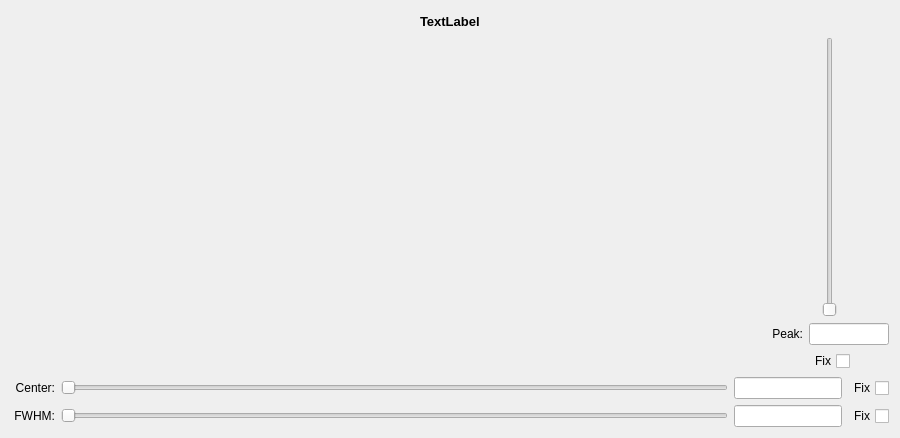
<?xml version="1.0" encoding="UTF-8"?>
<ui version="4.0">
 <class>GaussianEstimateWidgetClass</class>
 <widget class="QWidget" name="GaussianEstimateWidgetClass">
  <property name="geometry">
   <rect>
    <x>0</x>
    <y>0</y>
    <width>900</width>
    <height>438</height>
   </rect>
  </property>
  <property name="sizePolicy">
   <sizepolicy hsizetype="MinimumExpanding" vsizetype="MinimumExpanding">
    <horstretch>0</horstretch>
    <verstretch>0</verstretch>
   </sizepolicy>
  </property>
  <property name="minimumSize">
   <size>
    <width>900</width>
    <height>400</height>
   </size>
  </property>
  <property name="windowTitle">
   <string>GaussianEstimateWidget</string>
  </property>
  <layout class="QVBoxLayout" name="verticalLayout">
   <item>
    <layout class="QHBoxLayout" name="horizontalLayout_5">
     <item>
      <spacer name="horizontalSpacer_3">
       <property name="orientation">
        <enum>Qt::Horizontal</enum>
       </property>
       <property name="sizeHint" stdset="0">
        <size>
         <width>40</width>
         <height>20</height>
        </size>
       </property>
      </spacer>
     </item>
     <item>
      <widget class="QLabel" name="estimateLabel">
       <property name="font">
        <font>
         <pointsize>10</pointsize>
         <weight>75</weight>
         <bold>true</bold>
        </font>
       </property>
       <property name="text">
        <string>TextLabel</string>
       </property>
      </widget>
     </item>
     <item>
      <spacer name="horizontalSpacer_4">
       <property name="orientation">
        <enum>Qt::Horizontal</enum>
       </property>
       <property name="sizeHint" stdset="0">
        <size>
         <width>40</width>
         <height>20</height>
        </size>
       </property>
      </spacer>
     </item>
    </layout>
   </item>
   <item>
    <layout class="QHBoxLayout" name="horizontalLayout_4">
     <item>
      <widget class="QWidget" name="canvasHolder" native="true">
       <property name="sizePolicy">
        <sizepolicy hsizetype="Expanding" vsizetype="Expanding">
         <horstretch>0</horstretch>
         <verstretch>0</verstretch>
        </sizepolicy>
       </property>
       <property name="minimumSize">
        <size>
         <width>250</width>
         <height>250</height>
        </size>
       </property>
       <property name="palette">
        <palette>
         <active>
          <colorrole role="WindowText">
           <brush brushstyle="SolidPattern">
            <color alpha="255">
             <red>0</red>
             <green>0</green>
             <blue>0</blue>
            </color>
           </brush>
          </colorrole>
          <colorrole role="Button">
           <brush brushstyle="SolidPattern">
            <color alpha="255">
             <red>255</red>
             <green>170</green>
             <blue>127</blue>
            </color>
           </brush>
          </colorrole>
          <colorrole role="Light">
           <brush brushstyle="SolidPattern">
            <color alpha="255">
             <red>255</red>
             <green>255</green>
             <blue>255</blue>
            </color>
           </brush>
          </colorrole>
          <colorrole role="Midlight">
           <brush brushstyle="SolidPattern">
            <color alpha="255">
             <red>255</red>
             <green>212</green>
             <blue>191</blue>
            </color>
           </brush>
          </colorrole>
          <colorrole role="Dark">
           <brush brushstyle="SolidPattern">
            <color alpha="255">
             <red>127</red>
             <green>85</green>
             <blue>63</blue>
            </color>
           </brush>
          </colorrole>
          <colorrole role="Mid">
           <brush brushstyle="SolidPattern">
            <color alpha="255">
             <red>170</red>
             <green>113</green>
             <blue>84</blue>
            </color>
           </brush>
          </colorrole>
          <colorrole role="Text">
           <brush brushstyle="SolidPattern">
            <color alpha="255">
             <red>0</red>
             <green>0</green>
             <blue>0</blue>
            </color>
           </brush>
          </colorrole>
          <colorrole role="BrightText">
           <brush brushstyle="SolidPattern">
            <color alpha="255">
             <red>255</red>
             <green>255</green>
             <blue>255</blue>
            </color>
           </brush>
          </colorrole>
          <colorrole role="ButtonText">
           <brush brushstyle="SolidPattern">
            <color alpha="255">
             <red>0</red>
             <green>0</green>
             <blue>0</blue>
            </color>
           </brush>
          </colorrole>
          <colorrole role="Base">
           <brush brushstyle="SolidPattern">
            <color alpha="255">
             <red>255</red>
             <green>255</green>
             <blue>255</blue>
            </color>
           </brush>
          </colorrole>
          <colorrole role="Window">
           <brush brushstyle="SolidPattern">
            <color alpha="255">
             <red>255</red>
             <green>170</green>
             <blue>127</blue>
            </color>
           </brush>
          </colorrole>
          <colorrole role="Shadow">
           <brush brushstyle="SolidPattern">
            <color alpha="255">
             <red>0</red>
             <green>0</green>
             <blue>0</blue>
            </color>
           </brush>
          </colorrole>
          <colorrole role="AlternateBase">
           <brush brushstyle="SolidPattern">
            <color alpha="255">
             <red>255</red>
             <green>212</green>
             <blue>191</blue>
            </color>
           </brush>
          </colorrole>
          <colorrole role="ToolTipBase">
           <brush brushstyle="SolidPattern">
            <color alpha="255">
             <red>255</red>
             <green>255</green>
             <blue>220</blue>
            </color>
           </brush>
          </colorrole>
          <colorrole role="ToolTipText">
           <brush brushstyle="SolidPattern">
            <color alpha="255">
             <red>0</red>
             <green>0</green>
             <blue>0</blue>
            </color>
           </brush>
          </colorrole>
         </active>
         <inactive>
          <colorrole role="WindowText">
           <brush brushstyle="SolidPattern">
            <color alpha="255">
             <red>0</red>
             <green>0</green>
             <blue>0</blue>
            </color>
           </brush>
          </colorrole>
          <colorrole role="Button">
           <brush brushstyle="SolidPattern">
            <color alpha="255">
             <red>255</red>
             <green>170</green>
             <blue>127</blue>
            </color>
           </brush>
          </colorrole>
          <colorrole role="Light">
           <brush brushstyle="SolidPattern">
            <color alpha="255">
             <red>255</red>
             <green>255</green>
             <blue>255</blue>
            </color>
           </brush>
          </colorrole>
          <colorrole role="Midlight">
           <brush brushstyle="SolidPattern">
            <color alpha="255">
             <red>255</red>
             <green>212</green>
             <blue>191</blue>
            </color>
           </brush>
          </colorrole>
          <colorrole role="Dark">
           <brush brushstyle="SolidPattern">
            <color alpha="255">
             <red>127</red>
             <green>85</green>
             <blue>63</blue>
            </color>
           </brush>
          </colorrole>
          <colorrole role="Mid">
           <brush brushstyle="SolidPattern">
            <color alpha="255">
             <red>170</red>
             <green>113</green>
             <blue>84</blue>
            </color>
           </brush>
          </colorrole>
          <colorrole role="Text">
           <brush brushstyle="SolidPattern">
            <color alpha="255">
             <red>0</red>
             <green>0</green>
             <blue>0</blue>
            </color>
           </brush>
          </colorrole>
          <colorrole role="BrightText">
           <brush brushstyle="SolidPattern">
            <color alpha="255">
             <red>255</red>
             <green>255</green>
             <blue>255</blue>
            </color>
           </brush>
          </colorrole>
          <colorrole role="ButtonText">
           <brush brushstyle="SolidPattern">
            <color alpha="255">
             <red>0</red>
             <green>0</green>
             <blue>0</blue>
            </color>
           </brush>
          </colorrole>
          <colorrole role="Base">
           <brush brushstyle="SolidPattern">
            <color alpha="255">
             <red>255</red>
             <green>255</green>
             <blue>255</blue>
            </color>
           </brush>
          </colorrole>
          <colorrole role="Window">
           <brush brushstyle="SolidPattern">
            <color alpha="255">
             <red>255</red>
             <green>170</green>
             <blue>127</blue>
            </color>
           </brush>
          </colorrole>
          <colorrole role="Shadow">
           <brush brushstyle="SolidPattern">
            <color alpha="255">
             <red>0</red>
             <green>0</green>
             <blue>0</blue>
            </color>
           </brush>
          </colorrole>
          <colorrole role="AlternateBase">
           <brush brushstyle="SolidPattern">
            <color alpha="255">
             <red>255</red>
             <green>212</green>
             <blue>191</blue>
            </color>
           </brush>
          </colorrole>
          <colorrole role="ToolTipBase">
           <brush brushstyle="SolidPattern">
            <color alpha="255">
             <red>255</red>
             <green>255</green>
             <blue>220</blue>
            </color>
           </brush>
          </colorrole>
          <colorrole role="ToolTipText">
           <brush brushstyle="SolidPattern">
            <color alpha="255">
             <red>0</red>
             <green>0</green>
             <blue>0</blue>
            </color>
           </brush>
          </colorrole>
         </inactive>
         <disabled>
          <colorrole role="WindowText">
           <brush brushstyle="SolidPattern">
            <color alpha="255">
             <red>127</red>
             <green>85</green>
             <blue>63</blue>
            </color>
           </brush>
          </colorrole>
          <colorrole role="Button">
           <brush brushstyle="SolidPattern">
            <color alpha="255">
             <red>255</red>
             <green>170</green>
             <blue>127</blue>
            </color>
           </brush>
          </colorrole>
          <colorrole role="Light">
           <brush brushstyle="SolidPattern">
            <color alpha="255">
             <red>255</red>
             <green>255</green>
             <blue>255</blue>
            </color>
           </brush>
          </colorrole>
          <colorrole role="Midlight">
           <brush brushstyle="SolidPattern">
            <color alpha="255">
             <red>255</red>
             <green>212</green>
             <blue>191</blue>
            </color>
           </brush>
          </colorrole>
          <colorrole role="Dark">
           <brush brushstyle="SolidPattern">
            <color alpha="255">
             <red>127</red>
             <green>85</green>
             <blue>63</blue>
            </color>
           </brush>
          </colorrole>
          <colorrole role="Mid">
           <brush brushstyle="SolidPattern">
            <color alpha="255">
             <red>170</red>
             <green>113</green>
             <blue>84</blue>
            </color>
           </brush>
          </colorrole>
          <colorrole role="Text">
           <brush brushstyle="SolidPattern">
            <color alpha="255">
             <red>127</red>
             <green>85</green>
             <blue>63</blue>
            </color>
           </brush>
          </colorrole>
          <colorrole role="BrightText">
           <brush brushstyle="SolidPattern">
            <color alpha="255">
             <red>255</red>
             <green>255</green>
             <blue>255</blue>
            </color>
           </brush>
          </colorrole>
          <colorrole role="ButtonText">
           <brush brushstyle="SolidPattern">
            <color alpha="255">
             <red>127</red>
             <green>85</green>
             <blue>63</blue>
            </color>
           </brush>
          </colorrole>
          <colorrole role="Base">
           <brush brushstyle="SolidPattern">
            <color alpha="255">
             <red>255</red>
             <green>170</green>
             <blue>127</blue>
            </color>
           </brush>
          </colorrole>
          <colorrole role="Window">
           <brush brushstyle="SolidPattern">
            <color alpha="255">
             <red>255</red>
             <green>170</green>
             <blue>127</blue>
            </color>
           </brush>
          </colorrole>
          <colorrole role="Shadow">
           <brush brushstyle="SolidPattern">
            <color alpha="255">
             <red>0</red>
             <green>0</green>
             <blue>0</blue>
            </color>
           </brush>
          </colorrole>
          <colorrole role="AlternateBase">
           <brush brushstyle="SolidPattern">
            <color alpha="255">
             <red>255</red>
             <green>170</green>
             <blue>127</blue>
            </color>
           </brush>
          </colorrole>
          <colorrole role="ToolTipBase">
           <brush brushstyle="SolidPattern">
            <color alpha="255">
             <red>255</red>
             <green>255</green>
             <blue>220</blue>
            </color>
           </brush>
          </colorrole>
          <colorrole role="ToolTipText">
           <brush brushstyle="SolidPattern">
            <color alpha="255">
             <red>0</red>
             <green>0</green>
             <blue>0</blue>
            </color>
           </brush>
          </colorrole>
         </disabled>
        </palette>
       </property>
      </widget>
     </item>
     <item>
      <layout class="QVBoxLayout" name="verticalLayout_2">
       <item>
        <layout class="QHBoxLayout" name="horizontalLayout_3">
         <item>
          <spacer name="horizontalSpacer_2">
           <property name="orientation">
            <enum>Qt::Horizontal</enum>
           </property>
           <property name="sizeType">
            <enum>QSizePolicy::Preferred</enum>
           </property>
           <property name="sizeHint" stdset="0">
            <size>
             <width>5</width>
             <height>20</height>
            </size>
           </property>
          </spacer>
         </item>
         <item>
          <widget class="QSlider" name="peakSlider">
           <property name="sizePolicy">
            <sizepolicy hsizetype="Fixed" vsizetype="Expanding">
             <horstretch>0</horstretch>
             <verstretch>0</verstretch>
            </sizepolicy>
           </property>
           <property name="minimumSize">
            <size>
             <width>0</width>
             <height>240</height>
            </size>
           </property>
           <property name="toolTip">
            <string>Specify the peak of an initial Gaussian Estimate by moving the slider.  If the center and FWHM are valid values you should see the top of a Gaussian curve on the graph move up and down in response to the slider.</string>
           </property>
           <property name="orientation">
            <enum>Qt::Vertical</enum>
           </property>
          </widget>
         </item>
         <item>
          <spacer name="horizontalSpacer">
           <property name="orientation">
            <enum>Qt::Horizontal</enum>
           </property>
           <property name="sizeType">
            <enum>QSizePolicy::Preferred</enum>
           </property>
           <property name="sizeHint" stdset="0">
            <size>
             <width>5</width>
             <height>20</height>
            </size>
           </property>
          </spacer>
         </item>
        </layout>
       </item>
       <item>
        <layout class="QHBoxLayout" name="horizontalLayout">
         <item>
          <widget class="QLabel" name="peakLabel">
           <property name="minimumSize">
            <size>
             <width>32</width>
             <height>21</height>
            </size>
           </property>
           <property name="text">
            <string>&lt;font color='black'&gt;Peak:&lt;/font&gt;</string>
           </property>
           <property name="alignment">
            <set>Qt::AlignRight|Qt::AlignTrailing|Qt::AlignVCenter</set>
           </property>
          </widget>
         </item>
         <item>
          <widget class="QLineEdit" name="peakLineEdit">
           <property name="sizePolicy">
            <sizepolicy hsizetype="Fixed" vsizetype="Fixed">
             <horstretch>0</horstretch>
             <verstretch>0</verstretch>
            </sizepolicy>
           </property>
           <property name="minimumSize">
            <size>
             <width>80</width>
             <height>0</height>
            </size>
           </property>
           <property name="maximumSize">
            <size>
             <width>80</width>
             <height>16777215</height>
            </size>
           </property>
           <property name="toolTip">
            <string>Enter the peak of this initial Gaussian estimate.</string>
           </property>
          </widget>
         </item>
        </layout>
       </item>
       <item>
        <layout class="QHBoxLayout" name="horizontalLayout_7">
         <item>
          <spacer name="horizontalSpacer_9">
           <property name="orientation">
            <enum>Qt::Horizontal</enum>
           </property>
           <property name="sizeType">
            <enum>QSizePolicy::Fixed</enum>
           </property>
           <property name="sizeHint" stdset="0">
            <size>
             <width>10</width>
             <height>20</height>
            </size>
           </property>
          </spacer>
         </item>
         <item>
          <widget class="QCheckBox" name="fixPeakCheckBox">
           <property name="minimumSize">
            <size>
             <width>40</width>
             <height>0</height>
            </size>
           </property>
           <property name="maximumSize">
            <size>
             <width>40</width>
             <height>16777215</height>
            </size>
           </property>
           <property name="toolTip">
            <string>If this box is checked, the peak value will
be fixed when estimating the Gaussian curve.</string>
           </property>
           <property name="layoutDirection">
            <enum>Qt::RightToLeft</enum>
           </property>
           <property name="text">
            <string>Fix</string>
           </property>
          </widget>
         </item>
         <item>
          <spacer name="horizontalSpacer_10">
           <property name="orientation">
            <enum>Qt::Horizontal</enum>
           </property>
           <property name="sizeType">
            <enum>QSizePolicy::Fixed</enum>
           </property>
           <property name="sizeHint" stdset="0">
            <size>
             <width>10</width>
             <height>20</height>
            </size>
           </property>
          </spacer>
         </item>
        </layout>
       </item>
      </layout>
     </item>
    </layout>
   </item>
   <item>
    <layout class="QHBoxLayout" name="horizontalLayout_2">
     <item>
      <widget class="QLabel" name="centerLabel">
       <property name="minimumSize">
        <size>
         <width>44</width>
         <height>21</height>
        </size>
       </property>
       <property name="text">
        <string>&lt;font color='black'&gt;Center:&lt;/font&gt;</string>
       </property>
       <property name="alignment">
        <set>Qt::AlignRight|Qt::AlignTrailing|Qt::AlignVCenter</set>
       </property>
      </widget>
     </item>
     <item>
      <widget class="QSlider" name="centerSlider">
       <property name="sizePolicy">
        <sizepolicy hsizetype="Expanding" vsizetype="Fixed">
         <horstretch>0</horstretch>
         <verstretch>0</verstretch>
        </sizepolicy>
       </property>
       <property name="minimumSize">
        <size>
         <width>200</width>
         <height>0</height>
        </size>
       </property>
       <property name="toolTip">
        <string>Specify the center of an initial Gaussian estimate by moving
the slider.  If the FWHM and peak have valid values you should
see a Gaussian curve change position on the graph in response
to the slider.</string>
       </property>
       <property name="orientation">
        <enum>Qt::Horizontal</enum>
       </property>
      </widget>
     </item>
     <item>
      <widget class="QLineEdit" name="centerLineEdit">
       <property name="sizePolicy">
        <sizepolicy hsizetype="Preferred" vsizetype="Fixed">
         <horstretch>0</horstretch>
         <verstretch>0</verstretch>
        </sizepolicy>
       </property>
       <property name="toolTip">
        <string>Enter the center of an initial Gaussian estimate.</string>
       </property>
      </widget>
     </item>
     <item>
      <widget class="QCheckBox" name="fixCenterCheckBox">
       <property name="toolTip">
        <string>If this box is checked, the center value will
be fixed when estimating the Gaussian curve.</string>
       </property>
       <property name="layoutDirection">
        <enum>Qt::RightToLeft</enum>
       </property>
       <property name="text">
        <string>Fix</string>
       </property>
      </widget>
     </item>
    </layout>
   </item>
   <item>
    <layout class="QHBoxLayout" name="horizontalLayout_6">
     <item>
      <widget class="QLabel" name="fwhmLabel">
       <property name="minimumSize">
        <size>
         <width>44</width>
         <height>21</height>
        </size>
       </property>
       <property name="text">
        <string>&lt;font color='black'&gt;FWHM:&lt;/font&gt;</string>
       </property>
       <property name="alignment">
        <set>Qt::AlignRight|Qt::AlignTrailing|Qt::AlignVCenter</set>
       </property>
      </widget>
     </item>
     <item>
      <widget class="QSlider" name="fwhmSlider">
       <property name="sizePolicy">
        <sizepolicy hsizetype="Expanding" vsizetype="Fixed">
         <horstretch>0</horstretch>
         <verstretch>0</verstretch>
        </sizepolicy>
       </property>
       <property name="minimumSize">
        <size>
         <width>100</width>
         <height>0</height>
        </size>
       </property>
       <property name="toolTip">
        <string>Specify the full width at half miximum (FWHM) value of an initial Gaussian Estimate by moving the slider.  If the center and peak are valid values you should see a Gaussian curve on the graph narrow or become wider in
response to the slider.</string>
       </property>
       <property name="orientation">
        <enum>Qt::Horizontal</enum>
       </property>
      </widget>
     </item>
     <item>
      <widget class="QLineEdit" name="fwhmLineEdit">
       <property name="sizePolicy">
        <sizepolicy hsizetype="Preferred" vsizetype="Fixed">
         <horstretch>0</horstretch>
         <verstretch>0</verstretch>
        </sizepolicy>
       </property>
       <property name="toolTip">
        <string>Enter the full width at half maximimum (FWHM) value for an initial Gaussian estimate.</string>
       </property>
      </widget>
     </item>
     <item>
      <widget class="QCheckBox" name="fixFWHMCheckBox">
       <property name="toolTip">
        <string>If this box is checked, the full width at half maximum 
(FWHM) value will be fixed when estimating the 
Gaussian curve.</string>
       </property>
       <property name="layoutDirection">
        <enum>Qt::RightToLeft</enum>
       </property>
       <property name="text">
        <string>Fix</string>
       </property>
      </widget>
     </item>
    </layout>
   </item>
  </layout>
 </widget>
 <resources/>
 <connections/>
</ui>
